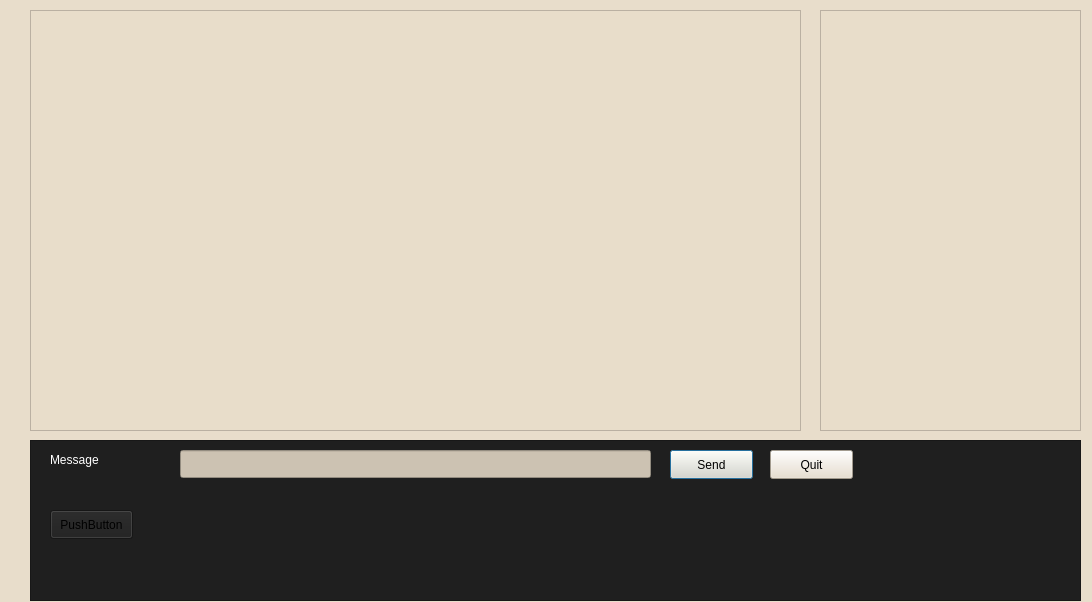
<?xml version="1.0" encoding="UTF-8"?>
<ui version="4.0">
 <class>Dialog</class>
 <widget class="QDialog" name="Dialog">
  <property name="geometry">
   <rect>
    <x>0</x>
    <y>0</y>
    <width>1092</width>
    <height>602</height>
   </rect>
  </property>
  <property name="windowTitle">
   <string>Dialog</string>
  </property>
  <property name="styleSheet">
   <string notr="true">background-color: rgba(232, 220, 202, 220);</string>
  </property>
  <widget class="QPushButton" name="pushButton_send">
   <property name="geometry">
    <rect>
     <x>670</x>
     <y>450</y>
     <width>83</width>
     <height>29</height>
    </rect>
   </property>
   <property name="styleSheet">
    <string notr="true">background-color:  rgba(232, 220, 202, 220);
color: rgb(0, 0, 0);</string>
   </property>
   <property name="text">
    <string>Send</string>
   </property>
  </widget>
  <widget class="QPushButton" name="pushButton_quit">
   <property name="geometry">
    <rect>
     <x>770</x>
     <y>450</y>
     <width>83</width>
     <height>29</height>
    </rect>
   </property>
   <property name="styleSheet">
    <string notr="true">background-color:  rgba(232, 220, 202, 220);
color: rgb(0, 0, 0);</string>
   </property>
   <property name="text">
    <string>Quit</string>
   </property>
  </widget>
  <widget class="QListView" name="listView_user_online">
   <property name="geometry">
    <rect>
     <x>820</x>
     <y>10</y>
     <width>261</width>
     <height>421</height>
    </rect>
   </property>
  </widget>
  <widget class="QLineEdit" name="lineEdit_message_input">
   <property name="geometry">
    <rect>
     <x>180</x>
     <y>450</y>
     <width>471</width>
     <height>28</height>
    </rect>
   </property>
   <property name="styleSheet">
    <string notr="true">color: rgb(0, 0, 0);</string>
   </property>
  </widget>
  <widget class="QListWidget" name="listWidget_message_box">
   <property name="geometry">
    <rect>
     <x>30</x>
     <y>10</y>
     <width>771</width>
     <height>421</height>
    </rect>
   </property>
   <property name="styleSheet">
    <string notr="true"/>
   </property>
  </widget>
  <widget class="QLabel" name="label">
   <property name="geometry">
    <rect>
     <x>50</x>
     <y>450</y>
     <width>63</width>
     <height>20</height>
    </rect>
   </property>
   <property name="styleSheet">
    <string notr="true">color: rgb(255, 255, 255);
background-color: rgb(31, 31, 31);</string>
   </property>
   <property name="text">
    <string>Message</string>
   </property>
  </widget>
  <widget class="QFrame" name="frame">
   <property name="geometry">
    <rect>
     <x>30</x>
     <y>440</y>
     <width>1051</width>
     <height>161</height>
    </rect>
   </property>
   <property name="styleSheet">
    <string notr="true">background-color: rgb(31, 31, 31);</string>
   </property>
   <property name="frameShape">
    <enum>QFrame::StyledPanel</enum>
   </property>
   <property name="frameShadow">
    <enum>QFrame::Raised</enum>
   </property>
   <widget class="QPushButton" name="pushButton">
    <property name="geometry">
     <rect>
      <x>20</x>
      <y>70</y>
      <width>83</width>
      <height>29</height>
     </rect>
    </property>
    <property name="text">
     <string>PushButton</string>
    </property>
   </widget>
  </widget>
  <zorder>frame</zorder>
  <zorder>pushButton_send</zorder>
  <zorder>pushButton_quit</zorder>
  <zorder>listView_user_online</zorder>
  <zorder>lineEdit_message_input</zorder>
  <zorder>listWidget_message_box</zorder>
  <zorder>label</zorder>
 </widget>
 <resources/>
 <connections/>
</ui>
